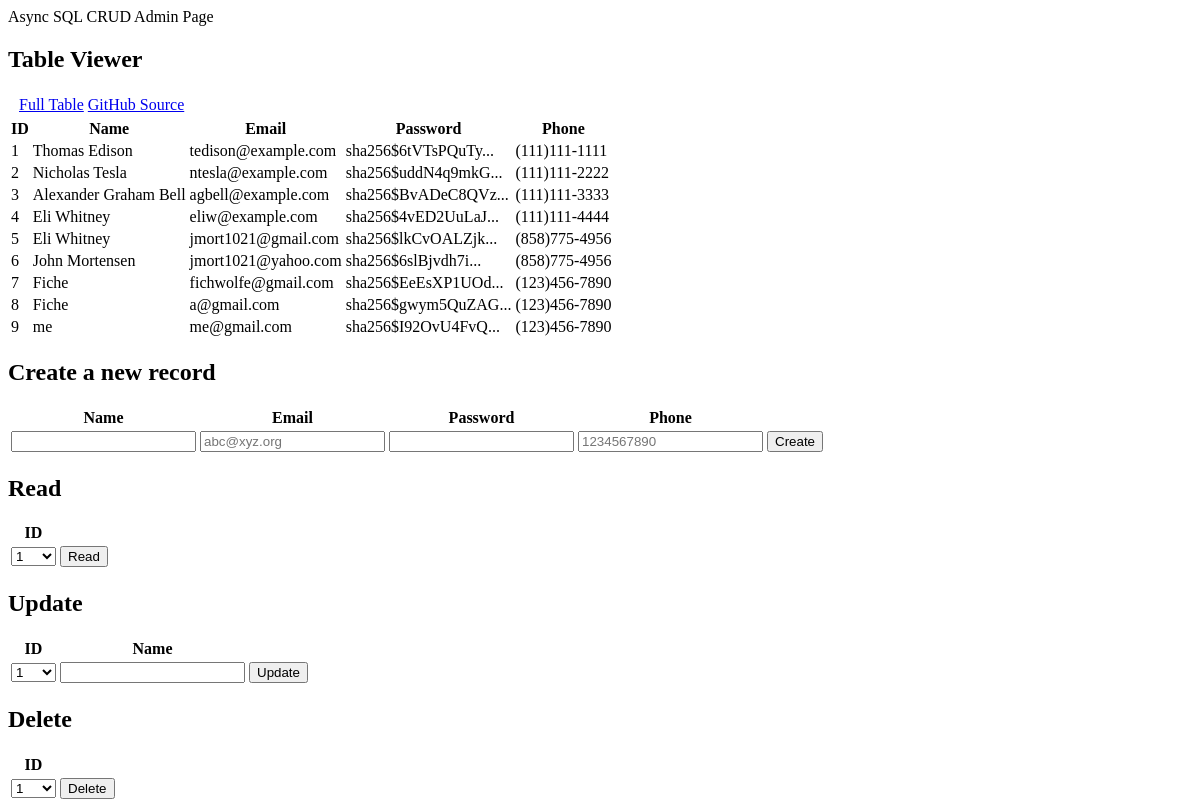
Before: /crud_api/ with the older database file.
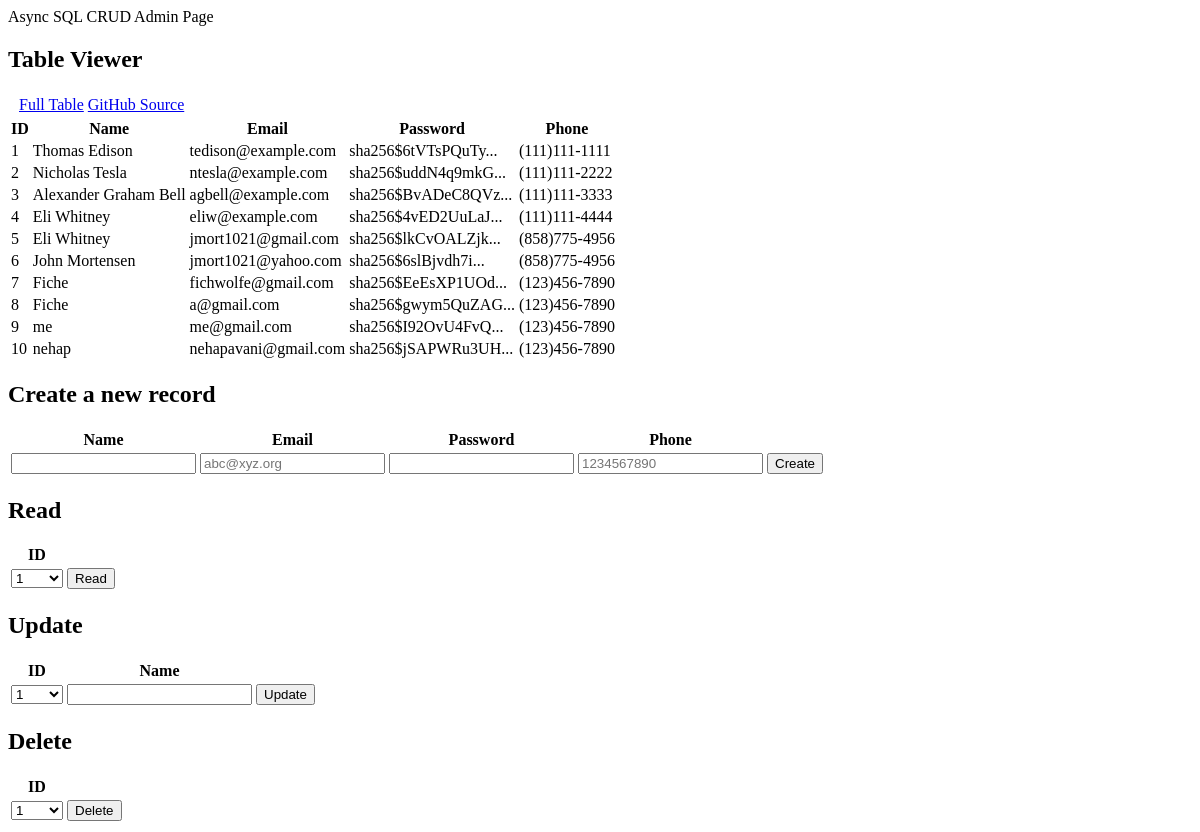
After: the same page with the newer database file.
### templates/cruddy/model.py (models this page shows, shortened)
class Users(UserMixin, db.Model):
    userID = db.Column(db.Integer, primary_key=True)
    name = db.Column(db.String(255), unique=False, nullable=False)
    email = db.Column(db.String(255), unique=True, nullable=False)
    password = db.Column(db.String(255), unique=False, nullable=False)
    phone = db.Column(db.String(255), unique=False, nullable=False)
    def read(self):
        return {
            "userID": self.userID,
            "name": self.name,
            "email": self.email,
            "password": self.password,
            "phone": self.phone,
            "query": "by_alc"  # This is for fun, a little watermark
        }

### templates/cruddy/app_crud_api.py (the view)
@app_crud_api.route('/')
def crud_api():
    return render_template("cruddy/templates/crud_async.html", table=users_all())

### templates/cruddy/query.py (called while the page is built)
def users_all():
    return users_all_alc()

def users_all_alc():
    table = Users.query.all()
    json_ready = [peep.read() for peep in table]
    return json_ready

### templates/cruddy/templates/crud_async.html (shortened to what this page needs)
<!DOCTYPE html>
{% block content %}
    <div class="container py-4 text-light bg-success">
        <header class="pb-3 mb-4 border-bottom">
            <div class="d-flex align-items-center text-light text-decoration-none">
                <span class="fs-4">Async SQL CRUD Admin Page</span>
            </div>
        </header>
        <div class="container py-4">
            <div class="p-5 mb-4 bg-light text-dark rounded-3">
                <h2>Table Viewer</h2>
                <div class="row align-items-md-stretch">
                    <table class="table">
                        <tbody>
                        <tr>
                            <td></td>
                            <td></td>
                            <td><a href={{url_for('crud_api.crud_api')}}>Full Table </a></td>
                            <td><a href="https://github.com/nighthawkcoders/nighthawk_csp/tree/master/crud">GitHub Source</a></td>
                        </tr>
                        </tbody>
                    </table>
                </div>
                <div class="row align-items-md-stretch">
                    <div class="container-fluid py-5">
                        <table class="table" id="users">
                            <thead>
                            <tr>
                                <th>ID</th>
                                <th>Name</th>
                                <th>Email</th>
                                <th>Password</th>
                                <th>Phone</th>
                            </tr>
                            </thead>
                            <tbody id="result">
                            {% for row in table %}
                                {% set pn = "" ~ row['phone'] %}
                                {% set pnf = "(" ~ pn[0:3] ~ ")" ~ pn[3:6] ~ "-" ~ pn[6:10] %}
                                <tr>
                                    <td>{{ row['userID'] }}</td>
                                    <td>{{ row['name'] }}</td>
                                    <td>{{ row['email'] }}</td>
                                    <td>{{ row['password'] | truncate(20) }}</td>
                                    <td>{{ pnf }}</td>
                                </tr>
                            {% endfor %}
                            </tbody>
                        </table>
                    </div>
                </div>
            </div>
        </div>
        <div class="container py-4">
            <div class="p-5 mb-4 bg-light text-dark rounded-3">
                <h2>Create a new record</h2>
                <table class="table">
                    <thead>
                    <tr>
                        <th><label for="name">Name</label></th>
                        <th><label for="email">Email</label></th>
                        <th><label for="password">Password</label></th>
                        <th><label for="phone">Phone</label></th>
                    </tr>
                    </thead>
                    <tbody>
                    <tr>
                        <td><input type="text" name="name" id="name" required></td>
                        <td><input type="email" name="email" id="email" placeholder="abc@xyz.org" required></td>
                        <td><input type="password" name="password" id="password" required></td>
                        <td><input type="tel" name="phone" id="phone" pattern="[0-9]{10}" placeholder="1234567890" required></td>
                        <td ><button onclick="create_User()">Create</button></td>
                    </tr>
                    </tbody>
                </table>
            </div>
        </div>
        <div class="container py-4">
            <div class="row mb-4 bg-light text-dark rounded-3">
                <div class="col-md-3">
                    <div class="p-5 mb-4 bg-light text-dark rounded-3">
                        <h2>Read</h2>
                        <table id="read_table">
                            <tr><th><label for="read_userid">ID</label></th></tr>
                            <tr>
                                <td>
                                    <select name="userid" id="read_userid">
                                        <optgroup id="ogr_userid" label="userid" >
                                            {% for row in table %}
                                                <option id="option" label="{{ row['userID'] }}">{{ row['userID'] }}</option>
                                            {% endfor %}
                                        </optgroup>
                                    </select>
                                </td>
                                <td>
                                    <button onclick="read_User()">Read</button>
                                </td>
                            </tr>
                        </table>
                    </div>
                </div>
                <div class="col-md-6">
                    <div class="p-5 mb-4 bg-light text-dark rounded-3">
                        <h2>Update</h2>
                        <table id="update_table">
                            <tr>
                                <th><label for="update_userid">ID</label></th>
                                <th><label for="update_name">Name</label></th>
                            </tr>
                            <tr>
                                <td>
                                    <select name="userid" id="update_userid">
                                        <optgroup id="ogu_userid" label="userid" >
                                            {% for row in table %}
                                                <option label="{{ row['userID'] }}">{{ row['userID'] }}</option>
                                            {% endfor %}
                                        </optgroup>
                                    </select>
                                </td>
                                <td><input type="text" name="name" id="update_name" required></td>
                                <td> <button onclick="update_User()">Update</button>
                                </td>
                            </tr>
                        </table>
                    </div>
                </div>
                <div class="col-md-3">
                    <div class="p-5 mb-4 bg-light text-dark rounded-3">
                        <h2>Delete</h2>
                        <table id="read_table">
                            <tr><th><label for="delete_userid">ID</label></th></tr>
                            <tr>
                                <td>
                                    <select name="userid" id="delete_userid">
                                        <optgroup id="ogd_userid" label="userid">
                                            {% for row in table %}
                                                <option label="{{ row['userID'] }}">{{ row['userID'] }}</option>
                                            {% endfor %}
                                        </optgroup>
                                    </select>
                                </td>
                                <td><button onclick="delete_User()">Delete</button></td>
                            </tr>
                        </table>
                    </div>
                </div>
            </div>
        </div>
    </div>
{% endblock %}

Changed rows visible on the page:
added Users: userID "10", name "nehap", email "nehapavani@gmail.com", password "sha256$jSAPWRu3UH...", pnf "(123)456-7890"
